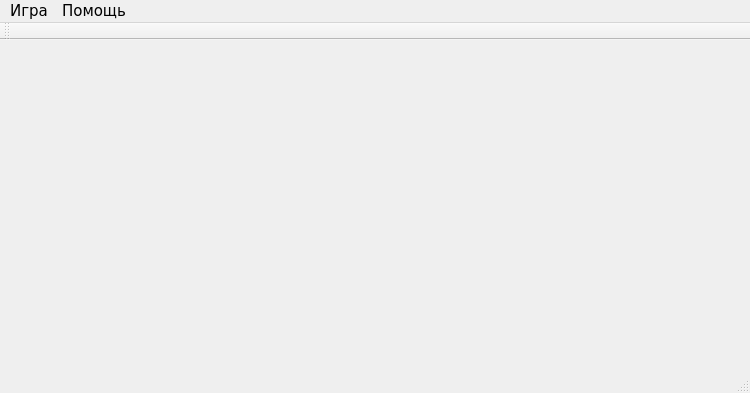
<?xml version="1.0" encoding="UTF-8"?>
<ui version="4.0">
 <class>MainWindow</class>
 <widget class="QMainWindow" name="MainWindow">
  <property name="geometry">
   <rect>
    <x>0</x>
    <y>0</y>
    <width>750</width>
    <height>393</height>
   </rect>
  </property>
  <property name="font">
   <font>
    <family>Verdana</family>
    <pointsize>11</pointsize>
   </font>
  </property>
  <property name="windowTitle">
   <string>Тетрис 2015</string>
  </property>
  <widget class="QWidget" name="centralWidget"/>
  <widget class="QMenuBar" name="menuBar">
   <property name="geometry">
    <rect>
     <x>0</x>
     <y>0</y>
     <width>750</width>
     <height>24</height>
    </rect>
   </property>
   <widget class="QMenu" name="menu">
    <property name="title">
     <string>Игра</string>
    </property>
    <addaction name="saveGame"/>
    <addaction name="loadGame"/>
   </widget>
   <widget class="QMenu" name="menu_2">
    <property name="title">
     <string>Помощь</string>
    </property>
    <addaction name="about"/>
    <addaction name="gameSettings"/>
   </widget>
   <addaction name="menu"/>
   <addaction name="menu_2"/>
  </widget>
  <widget class="QToolBar" name="mainToolBar">
   <attribute name="toolBarArea">
    <enum>TopToolBarArea</enum>
   </attribute>
   <attribute name="toolBarBreak">
    <bool>false</bool>
   </attribute>
  </widget>
  <widget class="QStatusBar" name="statusBar"/>
  <action name="saveGame">
   <property name="text">
    <string>Сохранить игру</string>
   </property>
   <property name="shortcut">
    <string>Ctrl+S</string>
   </property>
  </action>
  <action name="loadGame">
   <property name="text">
    <string>Загрузить игру</string>
   </property>
   <property name="shortcut">
    <string>Ctrl+O</string>
   </property>
  </action>
  <action name="about">
   <property name="text">
    <string>Об игре</string>
   </property>
   <property name="toolTip">
    <string>Информация об игре</string>
   </property>
   <property name="shortcut">
    <string>Ctrl+A</string>
   </property>
  </action>
  <action name="gameSettings">
   <property name="text">
    <string>Настройки</string>
   </property>
   <property name="shortcut">
    <string>Ctrl+Q</string>
   </property>
  </action>
 </widget>
 <layoutdefault spacing="6" margin="11"/>
 <resources/>
 <connections/>
</ui>
